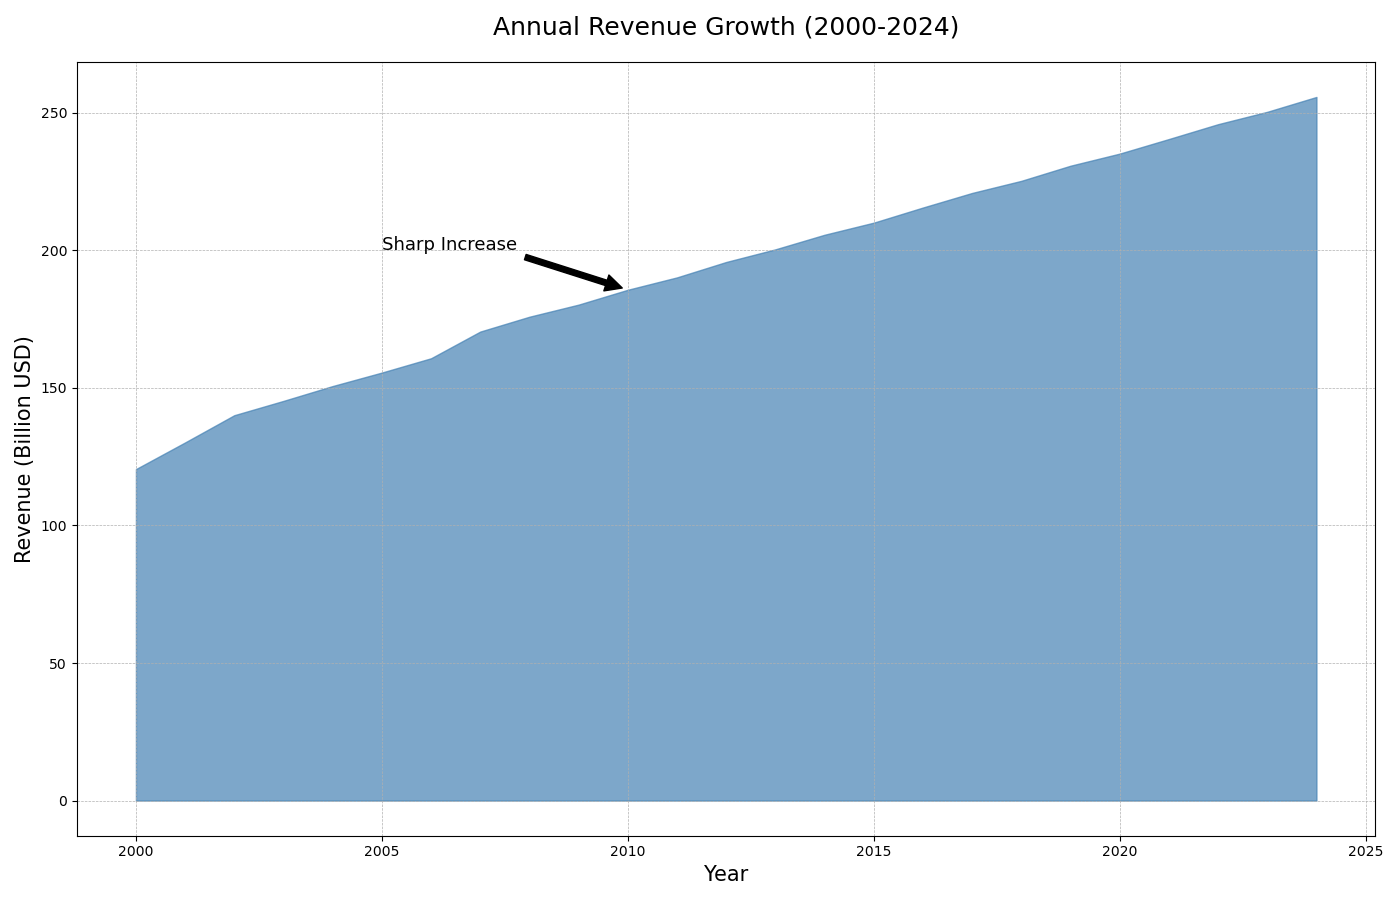

The script that drew this image:

import matplotlib.pyplot as plt
import pandas as pd

data = {
    "Year": [2000, 2001, 2002, 2003, 2004, 2005, 2006, 2007, 2008, 2009, 2010, 
             2011, 2012, 2013, 2014, 2015, 2016, 2017, 2018, 2019, 2020, 2021,
             2022, 2023, 2024],
    "Revenue (Billion USD)": [120.5, 130.2, 140.1, 145.3, 150.7, 155.6, 160.8, 
                              170.5, 175.9, 180.3, 185.7, 190.2, 195.8, 200.4, 
                              205.7, 210.1, 215.6, 220.9, 225.3, 230.8, 235.2, 
                              240.5, 245.9, 250.4, 255.8]
}

df = pd.DataFrame(data)

plt.figure(figsize=(14, 9))
plt.fill_between(df["Year"], df["Revenue (Billion USD)"], color="#4682B4", alpha=0.7)

plt.title('Annual Revenue Growth (2000-2024)', fontsize=18, pad=20)
plt.xlabel('Year', fontsize=15)
plt.ylabel('Revenue (Billion USD)', fontsize=15)
plt.annotate('Sharp Increase', xy=(2010, 185.7), xytext=(2005, 200),
             arrowprops=dict(facecolor='black', shrink=0.05),
             fontsize=13, color='black')

plt.grid(True, which='both', linestyle='--', linewidth=0.5)
plt.tight_layout()
plt.show()
